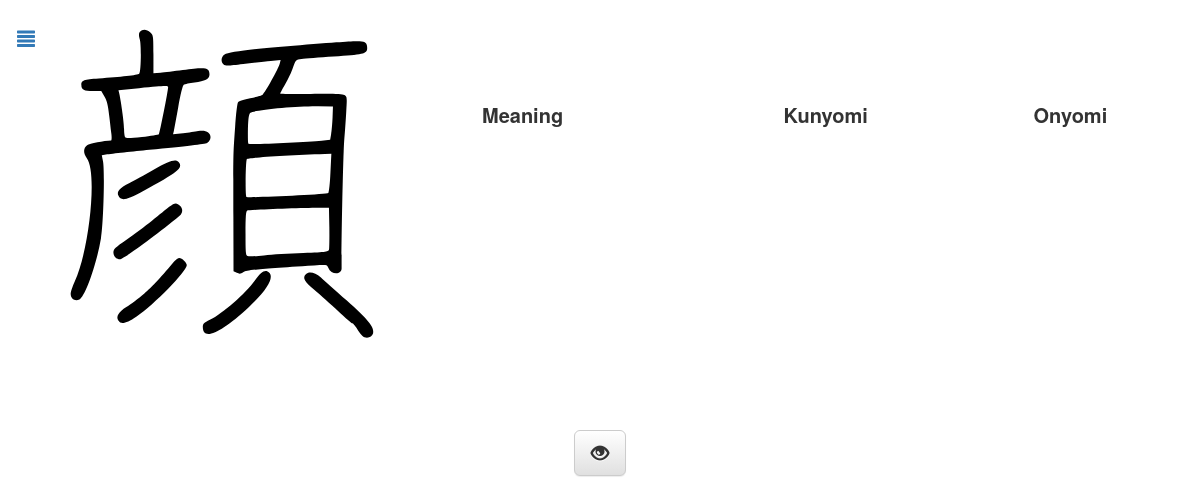
The page /test.php?test=1 on the database as committed earlier.
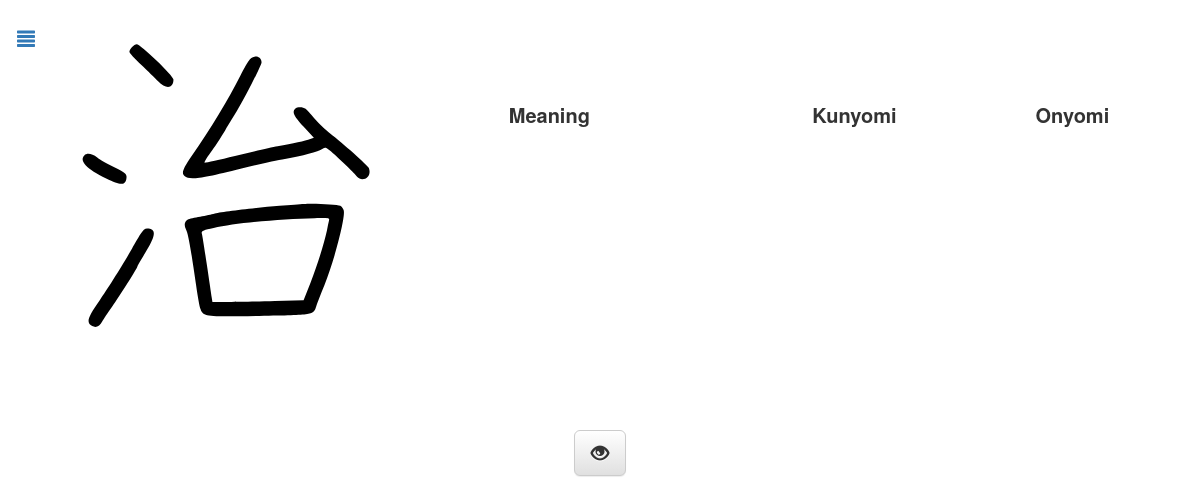
The same page on the database as committed later.
### tables this page shows
CREATE TABLE `kanji` (
  `name` text NOT NULL,
  `chara` text NOT NULL,
  `meaning` text NOT NULL,
  `kunyomi` text NOT NULL,
  `onyomi` text NOT NULL,
  `linkKanjiAlive` text NOT NULL,
  `day` int(11) NOT NULL,
  `dateNext` timestamp NOT NULL DEFAULT current_timestamp() ON UPDATE current_timestamp(),
  `id` int(11) NOT NULL AUTO_INCREMENT,
  `radicalChar` text NOT NULL,
  `radicalName` text NOT NULL,
  `radicalHiragana` text NOT NULL,
  `radicalMeaning` text NOT NULL,
  `strokes` int(11) NOT NULL,
  `toTestKanji` tinyint(4) NOT NULL DEFAULT 0,
  `toTestMeaning` tinyint(4) NOT NULL DEFAULT 0,
  `testable` tinyint(4) NOT NULL DEFAULT 1,
  PRIMARY KEY (`id`)
);

### Connection.php (called while the page is built, shortened)
<?php
class Connection{
    private static $bdd = null;
    private function __construct(){
        try{
            self::$bdd = new PDO('mysql:host=0.0.0.0;dbname=kanji', 'root', '');
        }
        catch(Exception $e){
            die('Erreur : '.$e->getMessage());
        }
    }
    public static function getBdd(){
        return self::$bdd;
    }
}
?>

### Kanji.php (called while the page is built, shortened)
<?php
class Kanji{
    private $name;
    private $dateNext;
    private $toTestMeaning;
    public function __construct($id, $name, $character, $meaning, $kunyomi, $onyumi, $linkKanjiAlive, $day, $dateNext, $radicalChar, $radicalName, $radicalHiragana, $radicalMeaning, $strokes, $toTestKanji, $toTestMeaning, $testable){
        $this->name=$name;
        $this->dateNext = $dateNext;
        $this->toTestMeaning=$toTestMeaning;
    }
    public function calculTime(){
        $time = time();
        $second = strtotime($this->dateNext)-$time;
        if($second>0) {
            $jour = floor($second / (60 * 60 * 24));
            $heure = floor(($second - $jour * 24 * 60 * 60) / (60 * 60));
            $minute = floor(($second - $heure * 60 * 60 - $jour * 24 * 60 * 60) / (60));
            $second = floor($second - $minute * 60 - $heure * 60 * 60 - $jour * 24 * 60 * 60);
            if($jour==0){
                $this->class="warning";
                $this->compteur = $heure . "h " . $minute . "m " . $second . "s";
            }
            else
                $this->compteur = $jour . "jours " . $heure . "h " . $minute . "m " . $second . "s";
        }
        else {
            $jour = ceil($second / (60 * 60 * 24));
            $heure = ceil(($second - $jour * 24 * 60 * 60) / (60 * 60));
            $minute = ceil(($second - $heure * 60 * 60 - $jour * 24 * 60 * 60) / (60));
            $second = ceil($second - $minute * 60 - $heure * 60 * 60 - $jour * 24 * 60 * 60);
        }
    }
    public function getName(){
        return $this->name;
    }
    public function getDateNext(){
        return $this->dateNext;
    }
    public function getToTestMeaning(){
        return $this->toTestMeaning;
    }
}
include_once("Connection.php");
function getOneToTestMeaning(){
    $allKanji = getAllToTestMeaning();
    return $allKanji[rand(0, count($allKanji)-1)];
}
function getAllToTestMeaning(){
    $req = Connection::getBdd()->query("SELECT * FROM Kanji WHERE toTestMeaning=1 AND testable=1 ORDER BY dateNext");
    while($data = $req->fetch())
        $array[] = new Kanji($data['id'], $data['name'], $data['chara'], $data['meaning'], $data['kunyomi'], $data['onyomi'], $data['linkKanjiAlive'], $data['day'], $data['dateNext'], $data['radicalChar'], $data['radicalName'], $data['radicalHiragana'], $data['radicalMeaning'], $data['strokes'], $data['toTestKanji'], $data['toTestMeaning'], $data['testable']);
    if(isset($array)) return $array;
}
?>

### Word.php (called while the page is built, shortened)
<?php
class Word{
    private $dateNext;
    private $toTestKanji;
    private $toTestMeaning;
    public function __construct($id, $character, $meaning, $day, $dateNext, $toTestKanji, $toTestMeaning, $testable, $word){
        $this->id=$id;
        $this->dateNext=$dateNext;
        $this->toTestKanji=$toTestKanji;
        $this->toTestMeaning=$toTestMeaning;
    }
    public function calculTime(){
        $time = time();
        $second = strtotime($this->dateNext)-$time;
        if($second>0) {
            $jour = floor($second / (60 * 60 * 24));
            $heure = floor(($second - $jour * 24 * 60 * 60) / (60 * 60));
            $minute = floor(($second - $heure * 60 * 60 - $jour * 24 * 60 * 60) / (60));
            $second = floor($second - $minute * 60 - $heure * 60 * 60 - $jour * 24 * 60 * 60);
        }
        else {
            $jour = ceil($second / (60 * 60 * 24));
            $heure = ceil(($second - $jour * 24 * 60 * 60) / (60 * 60));
            $minute = ceil(($second - $heure * 60 * 60 - $jour * 24 * 60 * 60) / (60));
            $second = ceil($second - $minute * 60 - $heure * 60 * 60 - $jour * 24 * 60 * 60);
        }
    }
    public function setToTestKanji($test){
        $this->toTestKanji=$test;
    }
    public function setToTestMeaning($test){
        $this->toTestMeaning=$test;
    }
    public function getToTestKanji(){
        return $this->toTestKanji;
    }
    public function getToTestMeaning(){
        return $this->toTestMeaning;
    }
    public function getDateNext(){
        return $this->dateNext;
    }
}
include_once("Connection.php");
function getAllWordsW(){
    $req = Connection::getBdd()->query("SELECT * FROM Vocabulary WHERE word=1 ORDER BY dateNext");
    while($data = $req->fetch())
        $array[] = new Word($data['id'], $data['chara'], $data['meaning'], $data['day'], $data['dateNext'], $data['toTestKanji'], $data['toTestMeaning'], $data['testable'], $data['word']);
    if(isset($array)) return $array;
}
?>

### test.php (the view, shortened to what this page needs)
<?php
    include_once("Kanji.php");
    include_once("Word.php");
    $allWords = getAllWordsW();
    if($_GET["test"]==1) {
        $kanji = getOneToTestMeaning();
        ?>
        <?php
    }
?>
<body >
    <div id="page" class="page">
        <button onclick="document.location.href='index.php'" class="btn btn-link btn-lg menu"><span class="glyphicon glyphicon-align-justify"></span></button>
        <div>
            <div class="imageSVGTd toHideTestKanji">
                <img class="imageSVG" src="<?php echo "images/".$kanji->getName().".svg" ?>">
                <br><span class="toHideTestMeaning btn btn-link" onclick="discard(<?php echo $kanji->getId() ?>)">Discard</span>
            </div>
            <div class="descriptionTable">
                <table>
                    <tr>
                        <td class="reviewKanji"><span class="description">Meaning</span><span class="toHideTestMeaning"><br><?php echo $kanji->getMeaning() ?></span></td>
                        <td class="reviewKanji"><span class="description">Kunyomi</span><span class="toHideTestMeaning toHideTestKanji"><br><?php echo $kanji->getKun() ?></span></td>
                        <td class="reviewKanji"><span class="description">Onyomi</span><span class="toHideTestMeaning toHideTestKanji"><br><?php echo $kanji->getOn() ?></span></td>
                    </tr>
                            </div>
            </div>
        </div>
        <div class="boutons">
            <button id="boutonSee" <?php if($_GET["test"]==1){ echo "onclick=setVisibilityTestMeaning()"; } else{ echo "onclick=setVisibilityTestKanji()"; } ?> onmouseout="" onmouseover="" type="button" class="boutonSee btn btn-lg btn-default" aria-label="Left Align">
                <span id="glyphiconBoutonLater" class="glyphicon glyphicon-eye-open" aria-hidden="true"></span>
            </button>
        </div>
</body>
</html>

### css/style.css (style rules this page uses)
body { --color-background: white; --color-background-danger: #bf616a; --color-background-warning: #ebcb8b; --font-color: rgb(51, 51, 51); background-color: var(--color-background) !important; background-color-danger: var(--color-background) !important; }
.page { padding-top: 15px; text-align: center; margin-right: auto; margin-left: auto; color: var(--font-color); }
@media (min-width: 768px) { .page { width: 750px; } }
@media (min-width: 992px) { .page { width: 970px; } }
@media (min-width: 1200px) { .page { width: 1170px; } }
td { vertical-align: top; text-align: center; }
table { margin-top: 30px; width: 100%; }
.menu { position: absolute; left: 0px; }
.descriptionTable { width: 100%; display: inline-block; }
@media (min-width: 992px) { .descriptionTable { width: 65%; } }
.descriptionTable > table { width: 100%; margin-top: 0px; }
.imageSVGTd { text-align: left; display: inline-block; width: auto; vertical-align: top; }
.imageSVG { padding-top: 0; height: 200px; }
@media (min-width: 764px) { .imageSVG { height: auto; } }
.reviewKanji { padding-top: 0px; line-height: 30px; font-size: 17px; }
@media (min-width: 992px) { .reviewKanji { padding-top: 80px; font-size: 20px; line-height: 40px; } }
.description { vertical-align: top; font-weight: bold; }
.boutons { display: block; margin-top: 50px; }

Rows that differ between the two databases and show on the page:
removed kanji: name (picture)
added kanji: name (picture)
